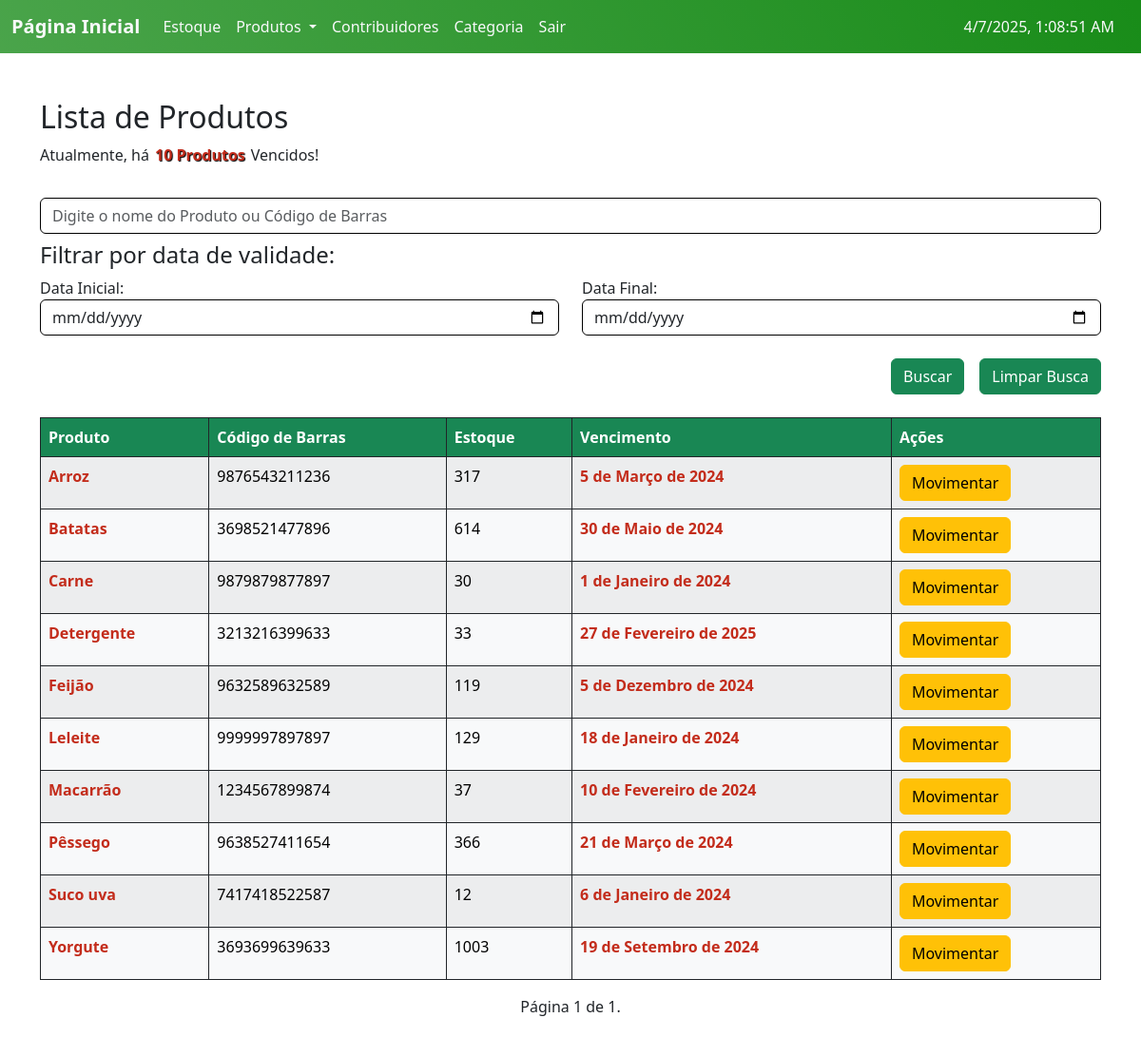
The page /Produtos/ (signed in) on the database as committed earlier.
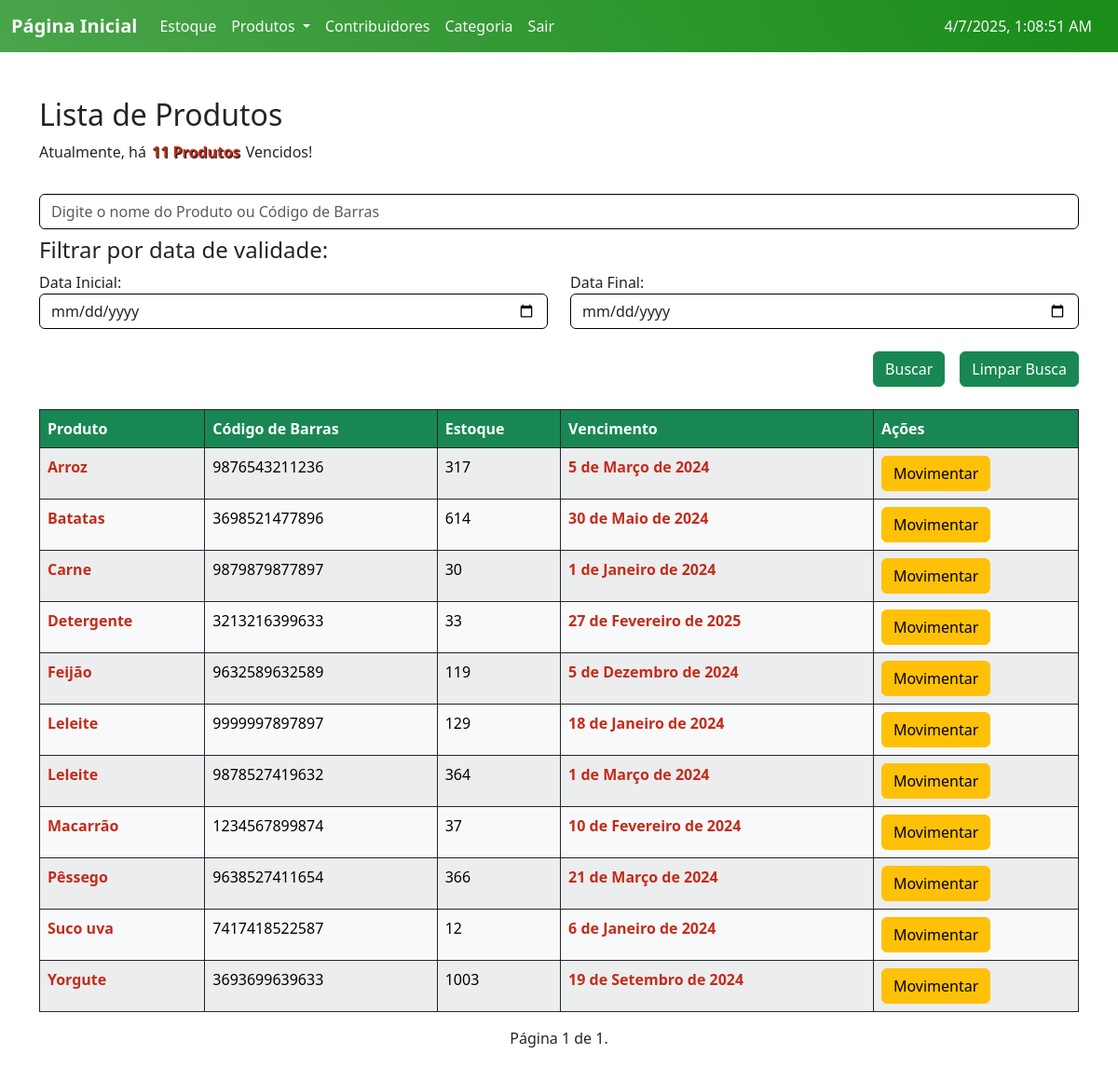
The same page on the database as committed later.
### ABSJ/models.py (models this page shows, shortened)
class Produto(models.Model):
    slug = models.SlugField(unique=True)
    user = models.ForeignKey(User, on_delete=models.CASCADE)
    categoria = models.ForeignKey(Categoria, on_delete=models.CASCADE, null=True)
    contribuidor = models.ForeignKey(Contribuidor, on_delete=models.CASCADE, null=True)
    produto = models.CharField(max_length=200)
    codigo = models.PositiveIntegerField(unique=True)
    estoque = models.PositiveIntegerField(default=0)
    validade = models.DateField()
    tempo_ultima_atualizacao = models.DateField(default=date.today)
    quantidade_dias = models.IntegerField(default=0)
    class Meta:
        ordering = ['produto']

### ABSJ/views.py (the view, shortened to what this page needs)
# urls.py: path('Produtos/', v.produtos, name='produtos'),
@login_required
def produtos(request):
    produtos = m.Produto.objects.all()
    busca = request.GET.get('busca')
    sDate = request.GET.get('start_date')
    eDate = request.GET.get('end_date')
    notifica = []
    notifica_prazo = []
    notifica_vencido = []
    hoje = date.today()
    for produto in produtos:
        diferenca = (produto.validade - hoje).days
        if diferenca <= 0:
            message = html.format_html('<span class="error-var">{}</span> venceu na data {}!', produto.produto, produto.validade.strftime('%d/%m/%Y'))
            notifica_vencido.append((produto, message))
            notifica.append(produto)
        elif 0 < diferenca <= 7:
            message = html.format_html('<span class="error-var">{}</span> está prestes a vencer na data {}!', produto.produto, produto.validade.strftime('%d/%m/%Y'))
            notifica_prazo.append((produto, message))
            notifica.append(produto)
    paginator = Paginator(produtos, 30)
    page = request.GET.get('page')
    try:
        produtos = paginator.page(page)
    except PageNotAnInteger:
        produtos = paginator.page(1)
    except EmptyPage:
        produtos = paginator.page(paginator.num_pages)
    return render (request, 'list_Produtos.html', {'notifica':notifica, 'notifica_prazo':notifica_prazo, 'notifica_vencido':notifica_vencido, 'produtos':produtos})

### templates/list_Produtos.html (shortened to what this page needs)
{% extends 'home.html' %}
{% load static %}
{% block content %}
<div class="container mt-5">
  <h2 class="mb-2">Lista de Produtos</h2>
  {% if notifica_prazo and notifica_vencido %}
  <p>Atualmente, há<button class="notificacao mb-3" onclick="togglePopup('vencido')">{{ notifica_vencido|length }} Produtos</button>Vencidos e<button class="notificacao" onclick="togglePopup('prazo')">{{ notifica_prazo|length }} Produtos</button>perto do Prazo de Vencimento!</p>
{% elif notifica_vencido %}
  <p>Atualmente, há<button class="notificacao mb-3" onclick="togglePopup('vencido')">{{ notifica_vencido|length }} Produtos</button>Vencidos!</p>
{% elif notifica_prazo  %}
  <p>Atualmente, há<button class="notificacao mb-3" onclick="togglePopup('prazo')">{{ notifica_prazo|length }} Produtos</button>perto do Prazo de Vencimento!</p>
{% endif %}
  <form action="{% url 'produtos' %}" method="GET">
    <input class="form-control mb-2" type="text" name="busca" placeholder="Digite o nome do Produto ou Código de Barras">
    <div class="row mb-4">
      <h4>Filtrar por data de validade:</h4>
        <div class="col-md-6">
          <label for="sdate">Data Inicial:</label>
          <input class="form-control" id="sdate" type="date" name="start_date">
        </div>
        <div class="col-md-6">
          <label for="edate">Data Final:</label>
          <input class="form-control" id="edate" type="date" name="end_date">
        </div>
    </div>
    <div class="d-flex justify-content-end mb-4">
      <input class="btn btn-success mx-3" type="submit" value="Buscar">
      <a class="btn btn-success" href="{% url 'produtos' %}">Limpar Busca</a>
    </div>
  </form>
  <div class="table-responsive">
    <table class="table table-striped table-bordered table-hover border-dark">
      <thead id="customTableHead" class="thead-dark table-custom">
        <tr>
          <th scope="col">Produto</th>
          <th scope="col">Código de Barras</th>
          <th scope="col">Estoque</th>
          <th scope="col">Vencimento</th>
          <th scope="col">Ações</th>
        </tr>
      </thead>
      <tbody>
        {% if produtos %}
          {% for p in produtos %}
            <tr class="table-light border-dark custom-links">
              <td><a href="{% url 'Produto_read' slug=p.slug %}" class="specific-link {% if p in notifica %} prazo {% endif %}">{{ p.produto }}</a></td>
              <td>{{ p.codigo }}</td>
              <td>{{ p.estoque }}</td>
              <td class=" {% if p in notifica %} prazo {% endif %}">{{ p.validade }}</td>
              <td><a class="btn btn-warning" href="{% url 'Movimento_produto' slug=p.slug %}">Movimentar</a></td>
            </tr>
          {% endfor %}
        {% else %}
          <tr>
            <td class="text-center p-5" colspan="5">Sem resultados encontrados :C</td>
          </tr>
        {% endif %}
      </tbody>
    </table>
    <div class="pagination">
      <span class="step-links">
          <span class="current">
              Página {{ produtos.number }} de {{ produtos.paginator.num_pages }}.
          </span>
      </span>
    </div>
  </div>
</div>
{% endblock %}

Rows that differ between the two databases and show on the page:
added Produto: produto "Leleite", codigo "9878527419632", estoque "364", validade "1 de Março de 2024"
Other text that changed with them:
{{ notifica_vencido|length }}: "10" → "11"
